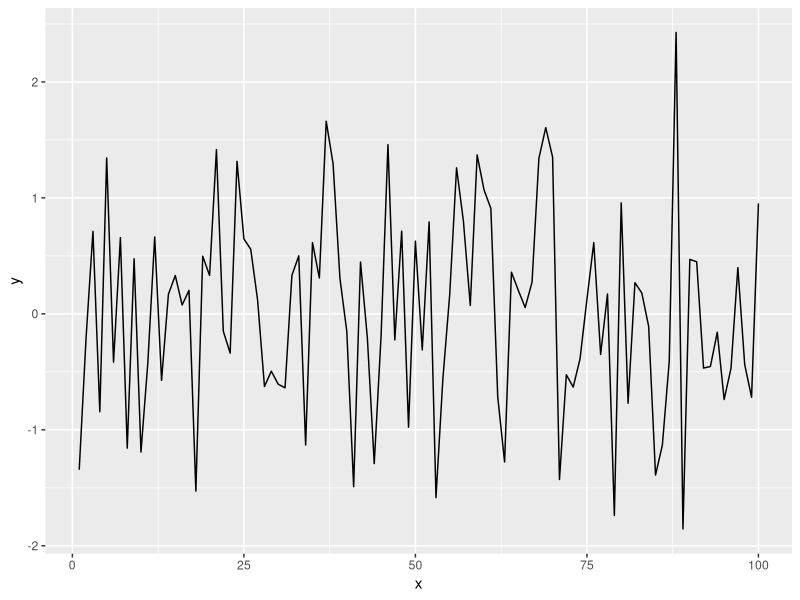

Source code (R):
## ---- chunk 1
knitr::opts_chunk$set(fig.align ='center')
## ---- chunk 2
library(tidyverse)
## ---- chunk 3
x = seq(1:100)
y = rnorm(100)
dat = data.frame(x, y)
ggplot(dat, aes(x = x, y = y)) + geom_line()
## ---- chunk 4
knitr::kable( head(dat, n=5), caption = "This is the first 5 rows.")
